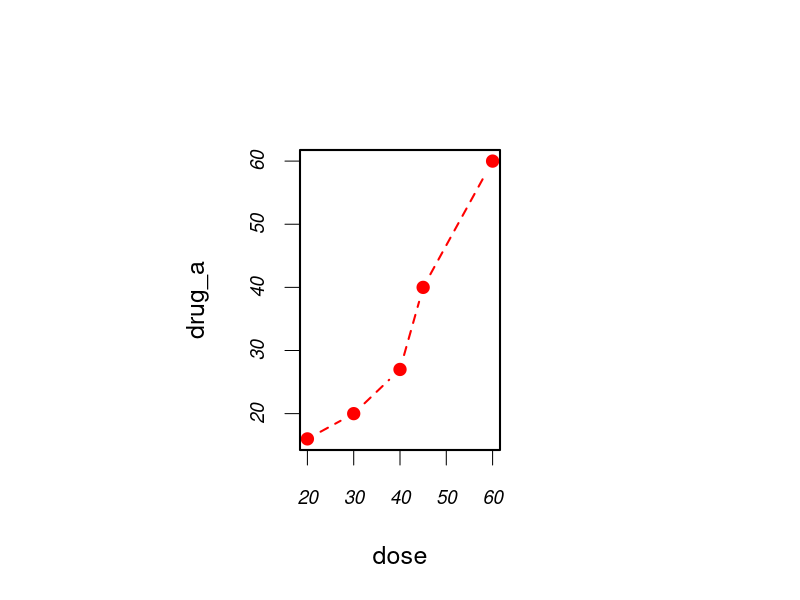
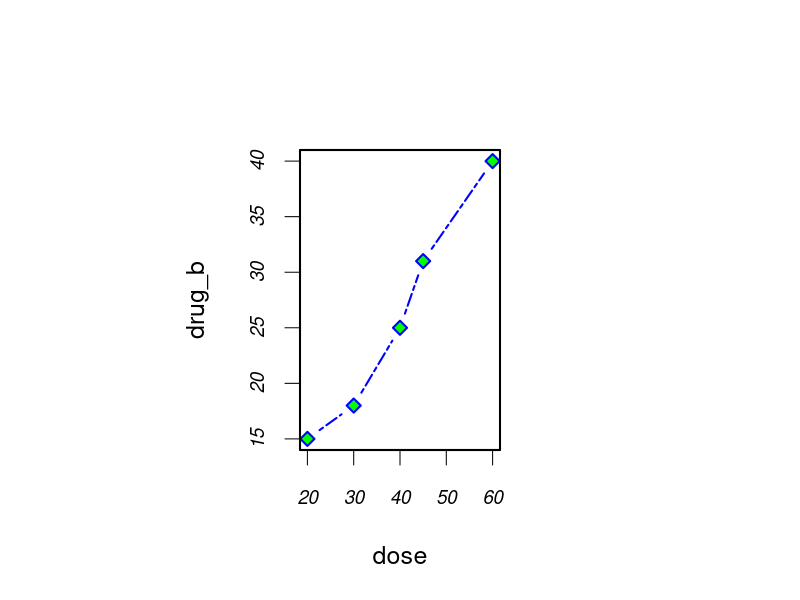

Write R code to recreate these figures, in order.
dose <- c(20, 30, 40, 45, 60)
drug_a <- c(16, 20, 27, 40, 60)
drug_b <- c(15, 18, 25, 31, 40)

opar <- par(no.readonly = TRUE)
par(pin = c(2, 3))
par(lwd = 2, cex = 1.5)
par(cex.axis = .75, font.axis = 3)
plot(dose, drug_a, type = "b", pch = 19, lty = 2, col = "red")
plot(dose, drug_b, type = "b", pch = 23, lty = 6, col = "blue", bg = "green")
par(opar)
